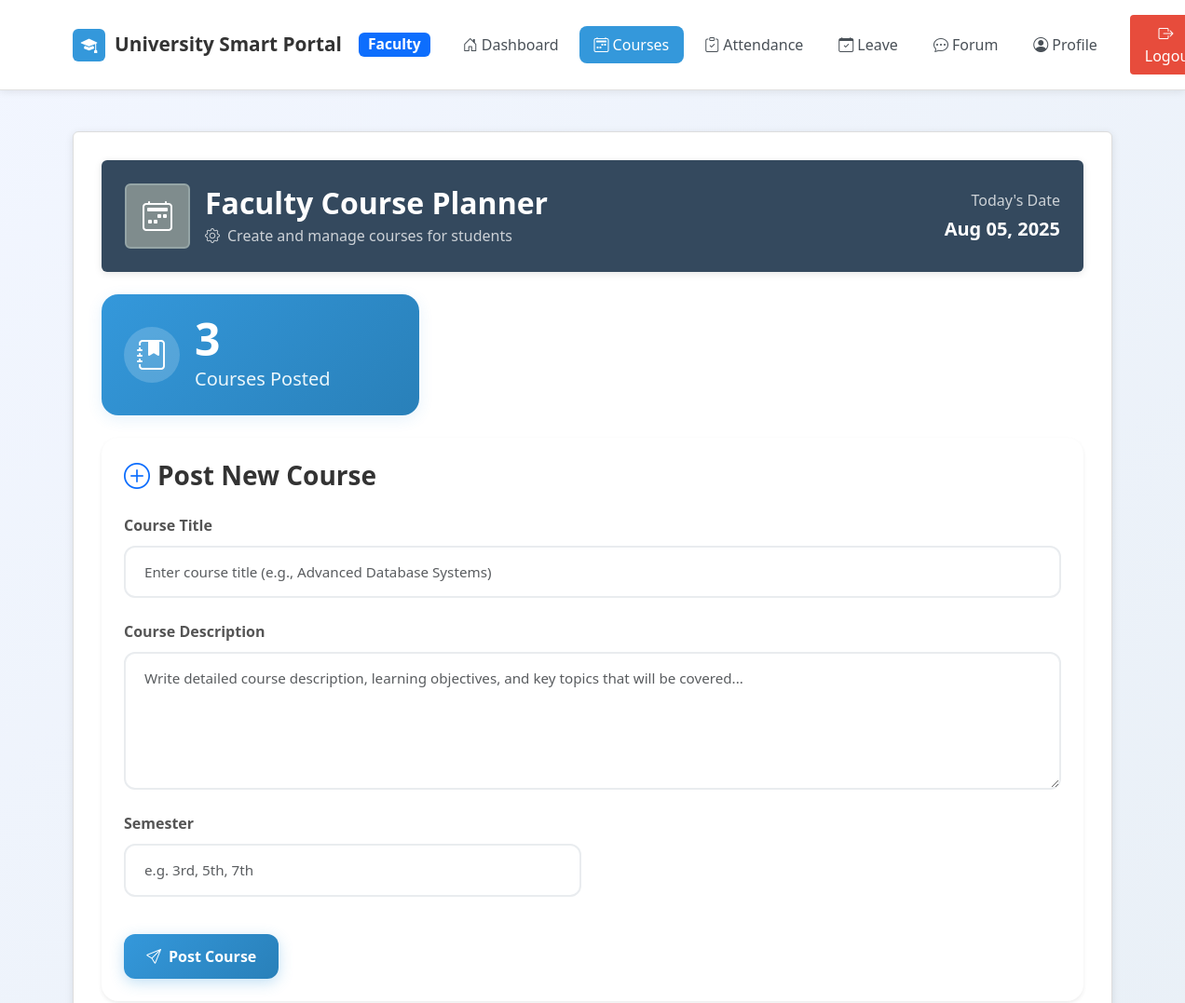
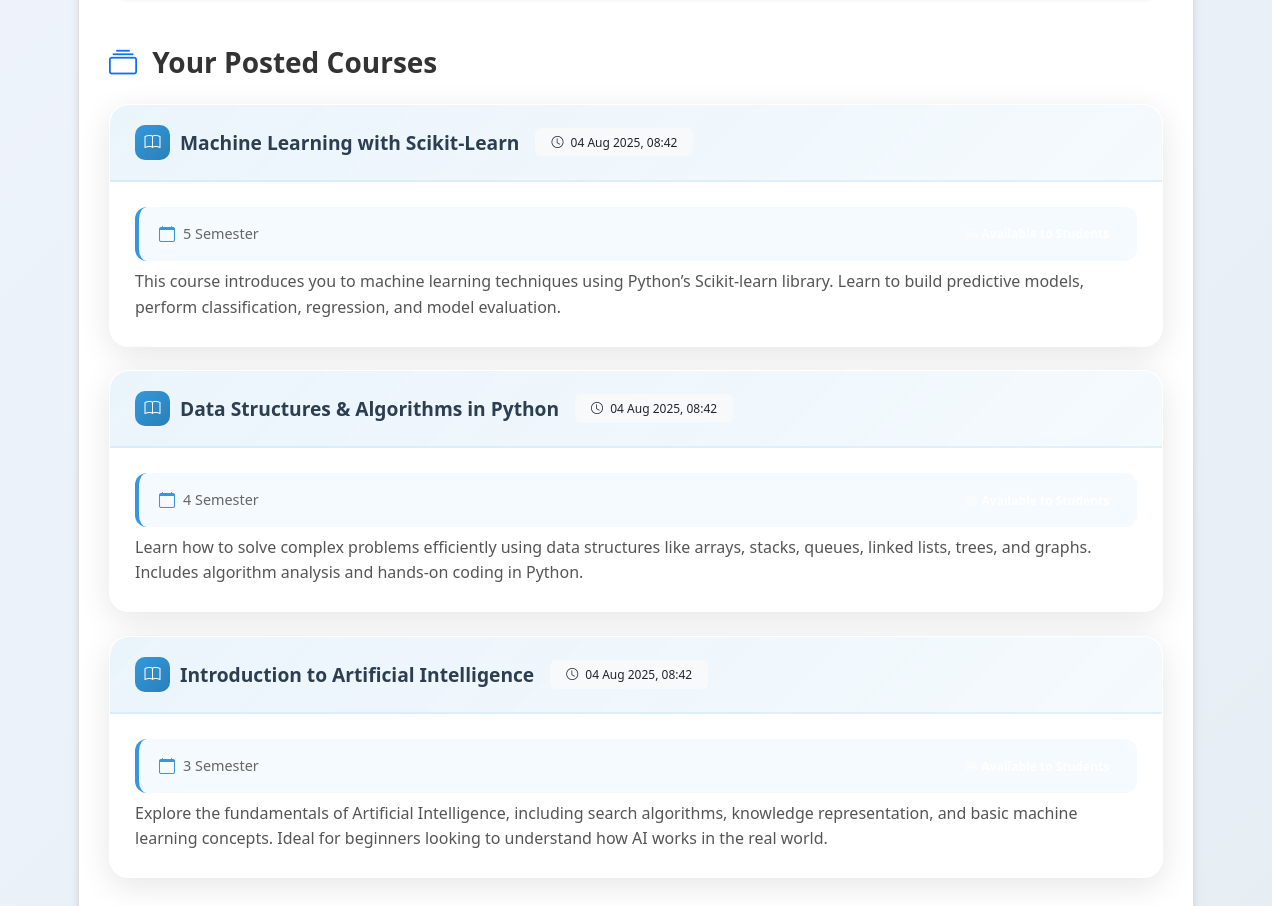
The app's page /faculty_course_planner.php (signed in) with its own data (2 pictures, top to bottom).
### tables this page shows
CREATE TABLE `planned_courses` (
  `id` int(11) NOT NULL,
  `title` varchar(255) DEFAULT NULL,
  `description` text DEFAULT NULL,
  `semester` varchar(50) DEFAULT NULL,
  `posted_by` int(11) DEFAULT NULL,
  `posted_role` varchar(20) DEFAULT NULL,
  `created_at` timestamp NOT NULL DEFAULT current_timestamp()
);

### faculty_course_planner.php (the view, shortened to what this page needs)
<?php
include 'config.php';
$mycourses = [];
$stmt = $conn->prepare("SELECT id, title, description, semester, created_at FROM planned_courses WHERE posted_by=? ORDER BY created_at DESC");
$stmt->bind_param("i", $_SESSION['user_id']);
$stmt->execute();
$stmt->store_result();
$stmt->bind_result($cid, $ctitle, $cdesc, $csem, $ccreated);
while ($stmt->fetch()) {
    $mycourses[] = [
        'id' => $cid,
        'title' => $ctitle,
        'description' => $cdesc,
        'semester' => $csem,
        'created_at' => $ccreated
    ];
}
?>
<!DOCTYPE html>
<html lang="en">
<head>
    <link href="https://cdn.jsdelivr.net/npm/bootstrap@5.3.3/dist/css/bootstrap.min.css" rel="stylesheet">
    <link href="https://cdn.jsdelivr.net/npm/bootstrap-icons@1.11.3/font/bootstrap-icons.css" rel="stylesheet">
</head>
<body>
    <nav class="navbar navbar-expand-lg navbar-light py-3">
        <div class="container">
            <a class="navbar-brand" href="faculty_dashboard.php">
                <div class="brand-icon">
                    <i class="bi bi-mortarboard-fill"></i>
                </div>
                University Smart Portal
                <span class="badge bg-primary ms-2">Faculty</span>
            </a>
            <div class="navbar-nav ms-auto me-3 d-none d-lg-flex">
                <a class="nav-link" href="faculty_dashboard.php">
                    <i class="bi bi-house-door me-1"></i>Dashboard
                </a>
                <a class="nav-link active" href="faculty_course_planner.php">
                    <i class="bi bi-calendar2-week me-1"></i>Courses
                </a>
                <a class="nav-link" href="faculty_attendance.php">
                    <i class="bi bi-clipboard-check me-1"></i>Attendance
                </a>
                <a class="nav-link" href="leave_application.php">
                    <i class="bi bi-calendar-check me-1"></i>Leave
                </a>
                <a class="nav-link" href="faculty_forum.php">
                    <i class="bi bi-chat-dots me-1"></i>Forum
                </a>
                <a class="nav-link" href="faculty_profile.php">
                    <i class="bi bi-person-circle me-1"></i>Profile
                </a>
            </div>
            <div class="d-flex align-items-center">
                <a href="logout.php" class="btn logout-btn">
                    <i class="bi bi-box-arrow-right me-2"></i>Logout
                </a>
            </div>
        </div>
    </nav>
    <div class="container py-4">
        <div class="dashboard-card">
            <div class="course-header mb-4 position-relative d-flex align-items-center">
                <div class="user-avatar me-3">
                    <i class="bi bi-calendar2-week" style="font-size:2rem;"></i>
                </div>
                <div class="flex-grow-1">
                    <h2 class="mb-1 fw-bold">Faculty Course Planner</h2>
                    <p class="mb-0 opacity-75">
                        <i class="bi bi-gear me-2"></i>Create and manage courses for students
                    </p>
                </div>
                <div class="text-end d-none d-md-block">
                    <p class="mb-1 opacity-75">Today's Date</p>
                    <span style="display: block; font-size: 1.25rem; color: #fff; font-weight: 600; margin-bottom: 0;">
                        <?= date('M d, Y') ?>
                    </span>
                </div>
            </div>
            <div class="row mb-4 g-3">
                <div class="col-md-4">
                    <div class="stat-card h-100 d-flex align-items-center justify-content-center p-0" style="background: linear-gradient(135deg, #3498db 0%, #2980b9 100%); border-radius: 18px; box-shadow: 0 4px 16px rgba(52,152,219,0.12);">
                        <div class="d-flex align-items-center gap-3 p-4 w-100">
                            <div class="rounded-circle d-flex align-items-center justify-content-center" style="background: rgba(255,255,255,0.18); width: 60px; height: 60px;">
                                <i class="bi bi-journal-bookmark-fill" style="font-size:2rem; color:white;"></i>
                            </div>
                            <div>
                                <div class="display-5 fw-bold mb-1" style="color:white; line-height:1;"><?= count($mycourses) ?></div>
                                <div class="fs-5" style="color:#eaf6fb; font-weight:500;">Courses Posted</div>
                            </div>
                        </div>
                    </div>
                </div>
            </div>
            <div class="card mb-4 shadow-sm border-0" style="border-radius:18px;">
                <div class="card-body p-4">
                    <h3 class="mb-4 d-flex align-items-center">
                        <i class="bi bi-plus-circle me-2 text-primary"></i>
                        Post New Course
                    </h3>
                    <form method="post" id="courseForm" autocomplete="off">
                        <div class="row g-4">
                            <div class="col-12">
                                <label class="form-label">Course Title</label>
                                <input name="title" class="form-control" maxlength="255" placeholder="Enter course title (e.g., Advanced Database Systems)" required>
                            </div>
                            <div class="col-12">
                                <label class="form-label">Course Description</label>
                                <textarea name="description" class="form-control" required rows="5" placeholder="Write detailed course description, learning objectives, and key topics that will be covered..."></textarea>
                            </div>
                            <div class="col-md-6">
                                <label class="form-label">Semester</label>
                                <input name="semester" class="form-control" required placeholder="e.g. 3rd, 5th, 7th">
                            </div>
                            <div class="col-12">
                                <div class="d-flex gap-3 mt-3">
                                    <button class="btn btn-primary px-4" type="submit">
                                        <i class="bi bi-send me-2"></i>Post Course
                                    </button>
                                </div>
                            </div>
                        </div>
                    </form>
                </div>
            </div>
            <h3 class="mb-4 mt-5">
                <i class="bi bi-collection me-2 text-primary"></i>
                Your Posted Courses
            </h3>
            <?php if (count($mycourses) == 0): ?>
                <div class="empty-state">
                    <i class="bi bi-journal-bookmark-fill"></i>
                    <h4>No Courses Posted Yet</h4>
                    <p class="text-muted">You haven't posted any courses yet. Create your first course above to get started!</p>
                </div>
            <?php else: ?>
                <?php foreach ($mycourses as $c): ?>
                    <div class="course-card mb-4">
                        <div class="course-card-header d-flex justify-content-between align-items-center">
                            <div class="d-flex align-items-center gap-3">
                                <h5 class="course-title mb-0">
                                    <div class="title-icon">
                                        <i class="bi bi-book"></i>
                                    </div>
                                    <?= htmlspecialchars($c['title']) ?>
                                </h5>
                                <span class="badge bg-light text-dark px-3 py-2" style="font-weight:500;">
                                    <i class="bi bi-clock me-1"></i> <?= date("d M Y, H:i", strtotime($c['created_at'])) ?>
                                </span>
                            </div>
                        </div>
                        <div class="course-card-body">
                            <div class="course-meta mb-2">
                                <div class="d-flex flex-wrap gap-3">
                                    <div class="meta-item">
                                        <i class="bi bi-calendar meta-icon"></i>
                                        <span><?= htmlspecialchars($c['semester']) ?> Semester</span>
                                    </div>
                                </div>
                                <div class="d-flex gap-2">
                                    <span class="badge">
                                        <i class="bi bi-people me-1"></i>Available to Students
                                    </span>
                                </div>
                            </div>
                            <p class="course-text mb-0"><?= nl2br(htmlspecialchars($c['description'])) ?></p>
                        </div>
                    </div>
                <?php endforeach; ?>
            <?php endif; ?>
        </div>
    </div>
</body>
</html>

### faculty_course_planner.php (style rules this page uses)
body { background: linear-gradient(-45deg, #dfe9f3, #ffffff, #e2ebf0, #f2f6ff); background-size: 400% 400%; animation: gradientShift 15s ease infinite; min-height: 100vh; font-family: 'Segoe UI', Tahoma, Geneva, Verdana, sans-serif; }
.dashboard-card { border-radius: 6px; background: white; box-shadow: 0 2px 8px rgba(0,0,0,0.1); border: 1px solid #ddd; padding: 30px; margin-top: 20px; }
.course-header { background: #34495e; color: white; border-radius: 6px; padding: 25px; margin-bottom: 30px; text-align: left; overflow: hidden; border: none; box-shadow: 0 2px 8px rgba(0,0,0,0.1); position: relative; }
.user-avatar { width: 70px; height: 70px; border-radius: 6px; background: #7f8c8d; display: flex; align-items: center; justify-content: center; font-size: 2rem; font-weight: bold; color: white; border: 2px solid #95a5a6; }
.navbar { background: white !important; border-bottom: 1px solid #e0e0e0; box-shadow: 0 2px 8px rgba(0,0,0,0.08); padding: 12px 0; z-index: 1030; }
.navbar-brand { font-weight: 600; font-size: 1.3rem; color: #333 !important; display: flex; align-items: center; gap: 10px; text-decoration: none; }
.nav-link { color: #495057 !important; font-weight: 500; border-radius: 8px; padding: 8px 16px !important; margin: 0 3px; transition: all 0.2s ease; display: flex; align-items: center; }
.nav-link:hover, .nav-link.active { background: #3498db; color: white !important; }
.brand-icon { background: #3498db; color: white; width: 35px; height: 35px; border-radius: 6px; display: flex; align-items: center; justify-content: center; font-size: 1.1rem; }
.logout-btn { background: #e74c3c; color: white; border: none; padding: 8px 16px; border-radius: 4px; font-weight: 500; transition: all 0.2s ease; text-decoration: none; }
h3, h4 { color: #333; font-weight: 700; }
.form-control, .form-select { border-radius: 12px; border: 2px solid #e9ecef; padding: 15px 20px; transition: all 0.3s ease; font-size: 0.95rem; background: rgba(255, 255, 255, 0.8); backdrop-filter: blur(10px); }
.form-label { font-weight: 600; color: #555; margin-bottom: 10px; }
.btn-primary { background: linear-gradient(135deg, #3498db 0%, #2980b9 100%); border: none; border-radius: 12px; padding: 12px 30px; font-weight: 600; transition: all 0.3s ease; box-shadow: 0 4px 15px rgba(52, 152, 219, 0.3); }
.course-card { background: rgba(255, 255, 255, 0.95); backdrop-filter: blur(20px); border-radius: 20px; box-shadow: 0 8px 32px rgba(0,0,0,0.1); border: 1px solid rgba(255, 255, 255, 0.3); margin-bottom: 25px; transition: all 0.4s ease; overflow: hidden; position: relative; }
.course-card-header { background: linear-gradient(135deg, rgba(52, 152, 219, 0.1), rgba(52, 152, 219, 0.05)); padding: 20px 25px; border-bottom: 2px solid rgba(52, 152, 219, 0.1); position: relative; }
.badge.bg-light.text-dark.px-3.py-2 { font-weight:500; position: relative; z-index: 1; }
.course-title { color: #2c3e50; font-weight: 700; margin: 0; font-size: 1.2rem; display: flex; align-items: center; gap: 10px; }
.title-icon { background: linear-gradient(135deg, #3498db 0%, #2980b9 100%); color: white; width: 35px; height: 35px; border-radius: 10px; display: flex; align-items: center; justify-content: center; font-size: 1rem; transition: all 0.3s ease; }
.course-card-body { padding: 25px; }
.course-text { color: #555; line-height: 1.6; font-size: 1rem; margin-bottom: 20px; }
.course-meta { background: rgba(52, 152, 219, 0.05); padding: 15px 20px; border-radius: 12px; border-left: 4px solid #3498db; display: flex; justify-content: space-between; align-items: center; flex-wrap: wrap; gap: 10px; }
.meta-item { display: flex; align-items: center; gap: 8px; color: #666; font-size: 0.9rem; font-weight: 500; }
.meta-icon { color: #3498db; font-size: 1rem; }

### records on screen
planned_courses: title "Machine Learning with Scikit-Learn", created_at "04 Aug 2025, 08:42", semester "5", description "This course introduces you to machine learning techniques using Python’s Scikit-learn library. Learn to build predictive models, perform classification, regression, and model evaluation."
planned_courses: title "Data Structures & Algorithms in Python", created_at "04 Aug 2025, 08:42", semester "4", description "Learn how to solve complex problems efficiently using data structures like arrays, stacks, queues, linked lists, trees, and graphs. Includes algorithm analysis and hands-on coding in Python."
planned_courses: title "Introduction to Artificial Intelligence", created_at "04 Aug 2025, 08:42", semester "3", description "Explore the fundamentals of Artificial Intelligence, including search algorithms, knowledge representation, and basic machine learning concepts. Ideal for beginners looking to understand how AI works in the real world."

### other values on screen
count($mycourses) "3"
